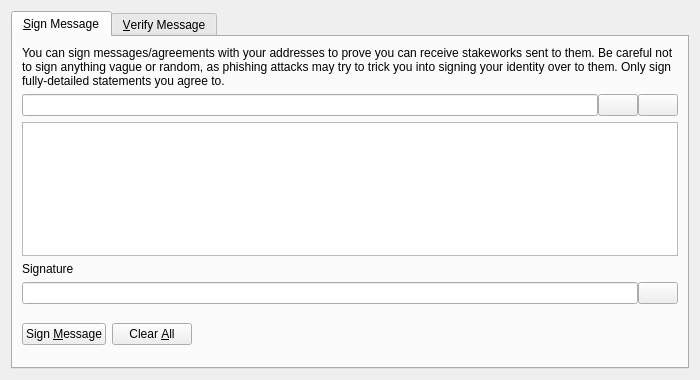
<?xml version="1.0" encoding="UTF-8"?>
<ui version="4.0">
 <class>SignVerifyMessageDialog</class>
 <widget class="QDialog" name="SignVerifyMessageDialog">
  <property name="geometry">
   <rect>
    <x>0</x>
    <y>0</y>
    <width>700</width>
    <height>380</height>
   </rect>
  </property>
  <property name="windowTitle">
   <string>Signatures - Sign / Verify a Message</string>
  </property>
  <property name="styleSheet">
   <string notr="true"/>
  </property>
  <property name="modal">
   <bool>true</bool>
  </property>
  <layout class="QVBoxLayout" name="verticalLayout">
   <item>
    <widget class="QTabWidget" name="tabWidget">
     <property name="currentIndex">
      <number>0</number>
     </property>
     <widget class="QWidget" name="tabSignMessage">
      <attribute name="title">
       <string>&amp;Sign Message</string>
      </attribute>
      <layout class="QVBoxLayout" name="verticalLayout_SM">
       <item>
        <widget class="QLabel" name="infoLabel_SM">
         <property name="text">
          <string>You can sign messages/agreements with your addresses to prove you can receive stakeworks sent to them. Be careful not to sign anything vague or random, as phishing attacks may try to trick you into signing your identity over to them. Only sign fully-detailed statements you agree to.</string>
         </property>
         <property name="textFormat">
          <enum>Qt::PlainText</enum>
         </property>
         <property name="wordWrap">
          <bool>true</bool>
         </property>
        </widget>
       </item>
       <item>
        <layout class="QHBoxLayout" name="horizontalLayout_1_SM">
         <property name="spacing">
          <number>0</number>
         </property>
         <item>
          <widget class="QValidatedLineEdit" name="addressIn_SM">
           <property name="toolTip">
            <string>The StakeWork address to sign the message with</string>
           </property>
          </widget>
         </item>
         <item>
          <widget class="QPushButton" name="addressBookButton_SM">
           <property name="toolTip">
            <string>Choose previously used address</string>
           </property>
           <property name="styleSheet">
            <string notr="true"/>
           </property>
           <property name="text">
            <string/>
           </property>
           <property name="icon">
            <iconset>
             <normaloff>:/icons/address-book</normaloff>:/icons/address-book</iconset>
           </property>
           <property name="shortcut">
            <string>Alt+A</string>
           </property>
           <property name="autoDefault">
            <bool>false</bool>
           </property>
          </widget>
         </item>
         <item>
          <widget class="QPushButton" name="pasteButton_SM">
           <property name="toolTip">
            <string>Paste address from clipboard</string>
           </property>
           <property name="styleSheet">
            <string notr="true"/>
           </property>
           <property name="text">
            <string/>
           </property>
           <property name="icon">
            <iconset>
             <normaloff>:/icons/editpaste</normaloff>:/icons/editpaste</iconset>
           </property>
           <property name="shortcut">
            <string>Alt+P</string>
           </property>
           <property name="autoDefault">
            <bool>false</bool>
           </property>
          </widget>
         </item>
        </layout>
       </item>
       <item>
        <widget class="QPlainTextEdit" name="messageIn_SM">
         <property name="toolTip">
          <string>Enter the message you want to sign here</string>
         </property>
        </widget>
       </item>
       <item>
        <widget class="QLabel" name="signatureLabel_SM">
         <property name="text">
          <string>Signature</string>
         </property>
         <property name="textFormat">
          <enum>Qt::PlainText</enum>
         </property>
        </widget>
       </item>
       <item>
        <layout class="QHBoxLayout" name="horizontalLayout_2_SM">
         <property name="spacing">
          <number>0</number>
         </property>
         <item>
          <widget class="QLineEdit" name="signatureOut_SM">
           <property name="font">
            <font>
             <italic>true</italic>
            </font>
           </property>
           <property name="readOnly">
            <bool>true</bool>
           </property>
          </widget>
         </item>
         <item>
          <widget class="QPushButton" name="copySignatureButton_SM">
           <property name="toolTip">
            <string>Copy the current signature to the system clipboard</string>
           </property>
           <property name="styleSheet">
            <string notr="true"/>
           </property>
           <property name="text">
            <string/>
           </property>
           <property name="icon">
            <iconset>
             <normaloff>:/icons/editcopy</normaloff>:/icons/editcopy</iconset>
           </property>
           <property name="autoDefault">
            <bool>false</bool>
           </property>
          </widget>
         </item>
        </layout>
       </item>
       <item>
        <layout class="QHBoxLayout" name="horizontalLayout_3_SM">
         <item>
          <widget class="QPushButton" name="signMessageButton_SM">
           <property name="toolTip">
            <string>Sign the message to prove you own this StakeWork address</string>
           </property>
           <property name="styleSheet">
            <string notr="true"/>
           </property>
           <property name="text">
            <string>Sign &amp;Message</string>
           </property>
           <property name="icon">
            <iconset>
             <normaloff>:/icons/edit</normaloff>:/icons/edit</iconset>
           </property>
           <property name="autoDefault">
            <bool>false</bool>
           </property>
          </widget>
         </item>
         <item>
          <widget class="QPushButton" name="clearButton_SM">
           <property name="toolTip">
            <string>Reset all sign message fields</string>
           </property>
           <property name="styleSheet">
            <string notr="true"/>
           </property>
           <property name="text">
            <string>Clear &amp;All</string>
           </property>
           <property name="icon">
            <iconset>
             <normaloff>:/icons/remove</normaloff>:/icons/remove</iconset>
           </property>
           <property name="autoDefault">
            <bool>false</bool>
           </property>
          </widget>
         </item>
         <item>
          <spacer name="horizontalSpacer_1_SM">
           <property name="orientation">
            <enum>Qt::Horizontal</enum>
           </property>
           <property name="sizeHint" stdset="0">
            <size>
             <width>40</width>
             <height>48</height>
            </size>
           </property>
          </spacer>
         </item>
         <item>
          <widget class="QLabel" name="statusLabel_SM">
           <property name="font">
            <font>
             <weight>75</weight>
             <bold>true</bold>
            </font>
           </property>
           <property name="text">
            <string/>
           </property>
           <property name="wordWrap">
            <bool>true</bool>
           </property>
          </widget>
         </item>
         <item>
          <spacer name="horizontalSpacer_2_SM">
           <property name="orientation">
            <enum>Qt::Horizontal</enum>
           </property>
           <property name="sizeHint" stdset="0">
            <size>
             <width>40</width>
             <height>48</height>
            </size>
           </property>
          </spacer>
         </item>
        </layout>
       </item>
      </layout>
     </widget>
     <widget class="QWidget" name="tabVerifyMessage">
      <attribute name="title">
       <string>&amp;Verify Message</string>
      </attribute>
      <layout class="QVBoxLayout" name="verticalLayout_VM">
       <item>
        <widget class="QLabel" name="infoLabel_VM">
         <property name="text">
          <string>Enter the receiver's address, message (ensure you copy line breaks, spaces, tabs, etc. exactly) and signature below to verify the message. Be careful not to read more into the signature than what is in the signed message itself, to avoid being tricked by a man-in-the-middle attack. Note that this only proves the signing party receives with the address, it cannot prove sendership of any transaction!</string>
         </property>
         <property name="textFormat">
          <enum>Qt::PlainText</enum>
         </property>
         <property name="alignment">
          <set>Qt::AlignLeading|Qt::AlignLeft|Qt::AlignTop</set>
         </property>
         <property name="wordWrap">
          <bool>true</bool>
         </property>
        </widget>
       </item>
       <item>
        <layout class="QHBoxLayout" name="horizontalLayout_1_VM">
         <property name="spacing">
          <number>0</number>
         </property>
         <item>
          <widget class="QValidatedLineEdit" name="addressIn_VM">
           <property name="toolTip">
            <string>The StakeWork address the message was signed with</string>
           </property>
           <property name="styleSheet">
            <string notr="true"/>
           </property>
          </widget>
         </item>
         <item>
          <widget class="QPushButton" name="addressBookButton_VM">
           <property name="toolTip">
            <string>Choose previously used address</string>
           </property>
           <property name="styleSheet">
            <string notr="true"/>
           </property>
           <property name="text">
            <string/>
           </property>
           <property name="icon">
            <iconset>
             <normaloff>:/icons/address-book</normaloff>:/icons/address-book</iconset>
           </property>
           <property name="shortcut">
            <string>Alt+A</string>
           </property>
           <property name="autoDefault">
            <bool>false</bool>
           </property>
          </widget>
         </item>
        </layout>
       </item>
       <item>
        <widget class="QPlainTextEdit" name="messageIn_VM">
         <property name="styleSheet">
          <string notr="true"/>
         </property>
        </widget>
       </item>
       <item>
        <widget class="QValidatedLineEdit" name="signatureIn_VM">
         <property name="styleSheet">
          <string notr="true"/>
         </property>
        </widget>
       </item>
       <item>
        <layout class="QHBoxLayout" name="horizontalLayout_2_VM">
         <item>
          <widget class="QPushButton" name="verifyMessageButton_VM">
           <property name="toolTip">
            <string>Verify the message to ensure it was signed with the specified StakeWork address</string>
           </property>
           <property name="styleSheet">
            <string notr="true"/>
           </property>
           <property name="text">
            <string>Verify &amp;Message</string>
           </property>
           <property name="icon">
            <iconset>
             <normaloff>:/icons/transaction_0</normaloff>:/icons/transaction_0</iconset>
           </property>
           <property name="autoDefault">
            <bool>false</bool>
           </property>
          </widget>
         </item>
         <item>
          <widget class="QPushButton" name="clearButton_VM">
           <property name="toolTip">
            <string>Reset all verify message fields</string>
           </property>
           <property name="styleSheet">
            <string notr="true"/>
           </property>
           <property name="text">
            <string>Clear &amp;All</string>
           </property>
           <property name="icon">
            <iconset>
             <normaloff>:/icons/remove</normaloff>:/icons/remove</iconset>
           </property>
           <property name="autoDefault">
            <bool>false</bool>
           </property>
          </widget>
         </item>
         <item>
          <spacer name="horizontalSpacer_1_VM">
           <property name="orientation">
            <enum>Qt::Horizontal</enum>
           </property>
           <property name="sizeHint" stdset="0">
            <size>
             <width>40</width>
             <height>48</height>
            </size>
           </property>
          </spacer>
         </item>
         <item>
          <widget class="QLabel" name="statusLabel_VM">
           <property name="font">
            <font>
             <weight>75</weight>
             <bold>true</bold>
            </font>
           </property>
           <property name="text">
            <string/>
           </property>
           <property name="wordWrap">
            <bool>true</bool>
           </property>
          </widget>
         </item>
         <item>
          <spacer name="horizontalSpacer_2_VM">
           <property name="orientation">
            <enum>Qt::Horizontal</enum>
           </property>
           <property name="sizeHint" stdset="0">
            <size>
             <width>40</width>
             <height>48</height>
            </size>
           </property>
          </spacer>
         </item>
        </layout>
       </item>
      </layout>
     </widget>
    </widget>
   </item>
  </layout>
 </widget>
 <customwidgets>
  <customwidget>
   <class>QValidatedLineEdit</class>
   <extends>QLineEdit</extends>
   <header>qvalidatedlineedit.h</header>
  </customwidget>
 </customwidgets>
 <resources/>
 <connections/>
</ui>
